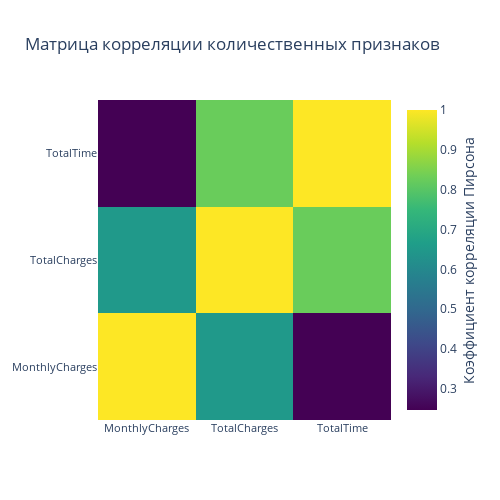

Notebook code for this chart:
### Code cell
correlation = features[num_cols].corr()
matrix_cols = num_cols
corr_array  = np.array(correlation)

trace = go.Heatmap(z = corr_array,
                   x = matrix_cols,
                   y = matrix_cols,
                   colorscale = "Viridis",
                   colorbar   = dict(title = "Коэффициент корреляции Пирсона",
                                     titleside = "right")
                  )

layout = go.Layout(dict(title = "Матрица корреляции количественных признаков",
                        autosize = False,
                        height  = 500,
                        width   = 500,
                        yaxis   = dict(tickfont = dict(size = 11)),
                        xaxis   = dict(tickfont = dict(size = 11))
                       )
                  )

fig = go.Figure(data=trace,layout=layout)
py.iplot(fig)

### Figure 1 — Plotly figure (JSON) as saved in the notebook; plotly's stock layout.template omitted (floating-point values rounded to 4 significant figures)
{"data": [{"colorbar": {"title": {"side": "right", "text": "Коэффициент корреляции Пирсона"}}, "colorscale": [[0, "#440154"], [0.1111, "#482878"], [0.2222, "#3e4989"], [0.3333, "#31688e"], [0.4444, "#26828e"], [0.5556, "#1f9e89"], [0.6667, "#35b779"], [0.7778, "#6ece58"], [0.8889, "#b5de2b"], [1, "#fde725"]], "type": "heatmap", "x": ["MonthlyCharges", "TotalCharges", "TotalTime"], "y": ["MonthlyCharges", "TotalCharges", "TotalTime"], "z": [[1, 0.6511, 0.2467], [0.6511, 1, 0.8258], [0.2467, 0.8258, 1]]}], "layout": {"autosize": false, "height": 500, "title": {"text": "Матрица корреляции количественных признаков"}, "width": 500, "xaxis": {"tickfont": {"size": 11}}, "yaxis": {"tickfont": {"size": 11}}}}
